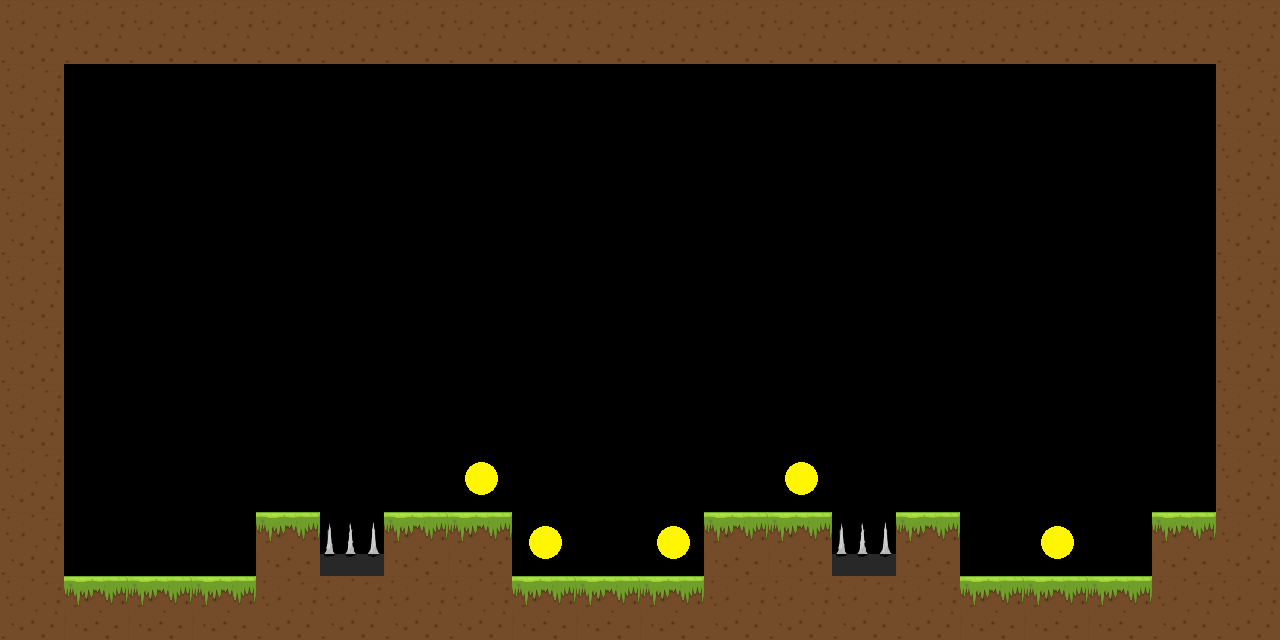

This is a level from a 2D game, rendered from its Tiled map with the project's own tilesets. A one-line summary and the complete map file follow:
An orthogonal 20x10 tile map with 64x64 px tiles, 1 tile layer (Tile Layer 1).

<map version="1.0" orientation="orthogonal" renderorder="right-down" width="20" height="10" tilewidth="64" tileheight="64" nextobjectid="1">
 <tileset firstgid="1" name="tileset" tilewidth="64" tileheight="64" tilecount="72" columns="8">
  <image source="tileset.png" width="512" height="576" />
 </tileset>
 <layer name="Tile Layer 1" width="20" height="10">
  <data encoding="csv">
3,3,3,3,3,3,3,3,3,3,3,3,3,3,3,3,3,3,3,3,
3,0,0,0,0,0,0,0,0,0,0,0,0,0,0,0,0,0,0,3,
3,0,0,0,0,0,0,0,0,0,0,0,0,0,0,0,0,0,0,3,
3,0,0,0,0,0,0,0,0,0,0,0,0,0,0,0,0,0,0,3,
3,0,0,0,0,0,0,0,0,0,0,0,0,0,0,0,0,0,0,3,
3,0,0,0,0,0,0,0,0,0,0,0,0,0,0,0,0,0,0,3,
3,0,0,0,0,0,0,0,0,0,0,0,0,0,0,0,0,0,0,3,
3,0,0,0,0,0,0,7,0,0,0,0,7,0,0,0,0,0,0,3,
3,0,0,0,1,6,1,1,7,0,7,1,1,6,1,0,7,0,1,3,
3,1,1,1,3,3,3,3,1,1,1,3,3,3,3,1,1,1,3,3
</data>
 </layer>
</map>
